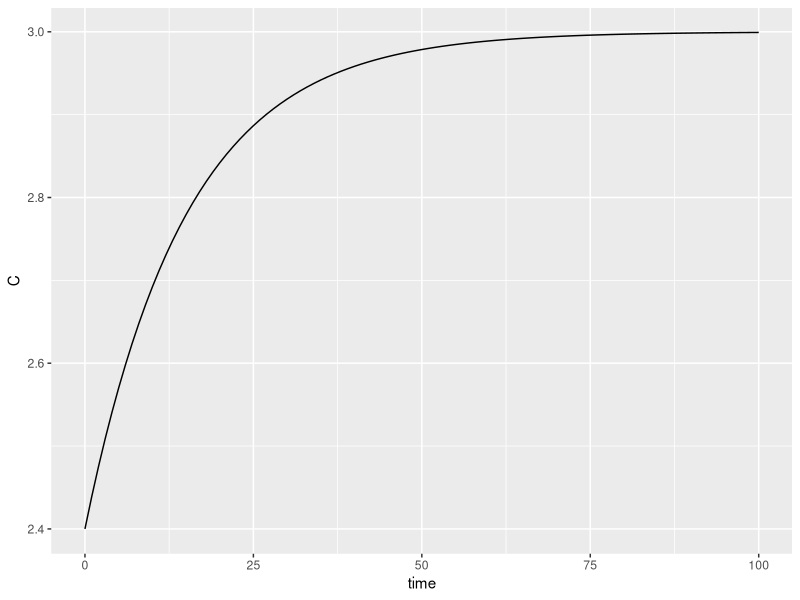
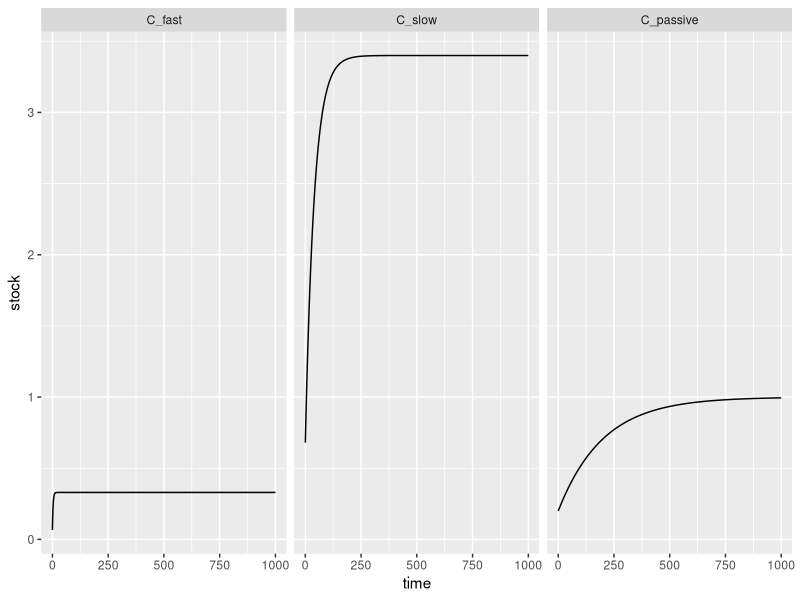
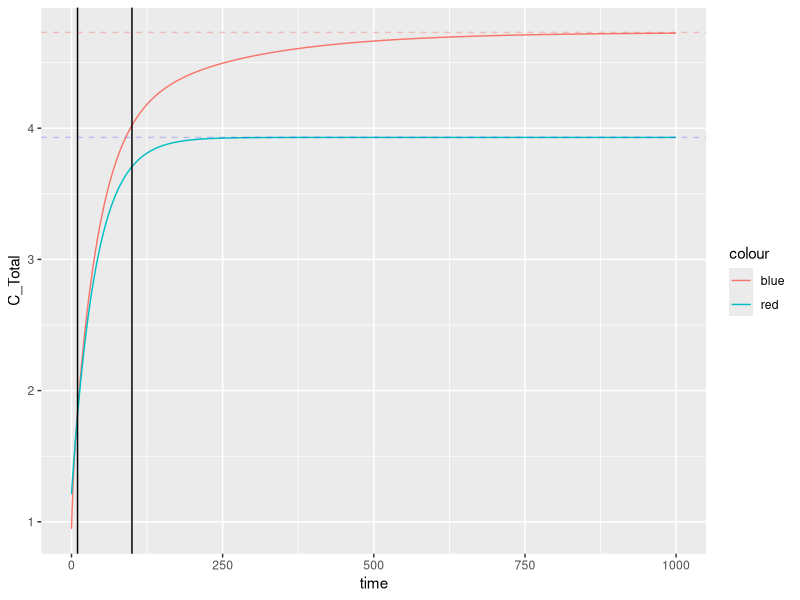
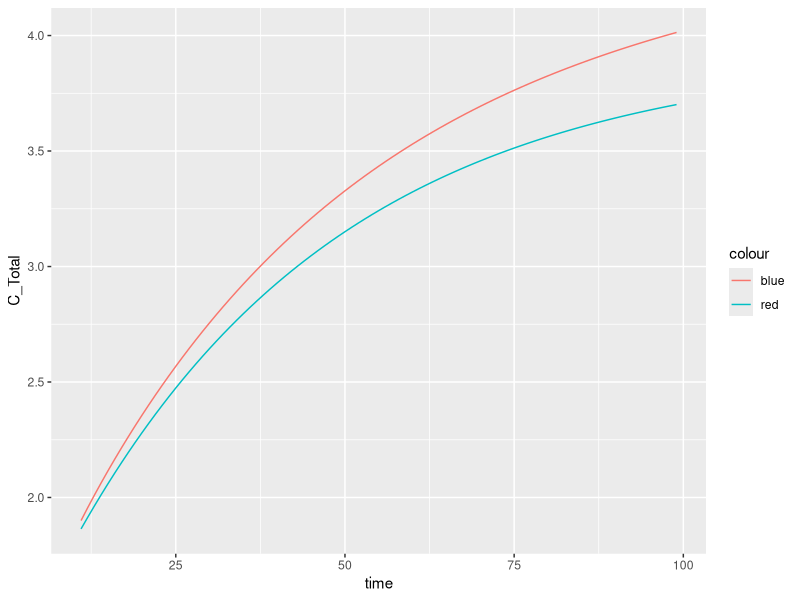
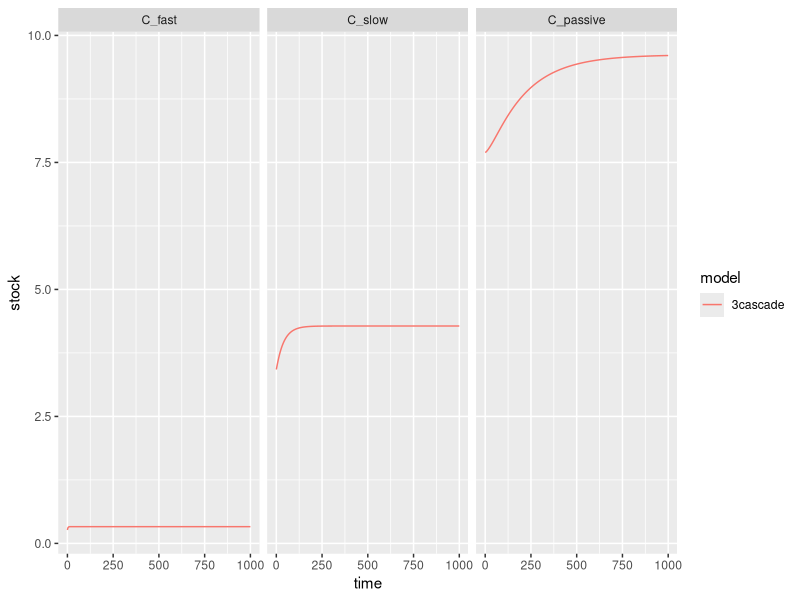
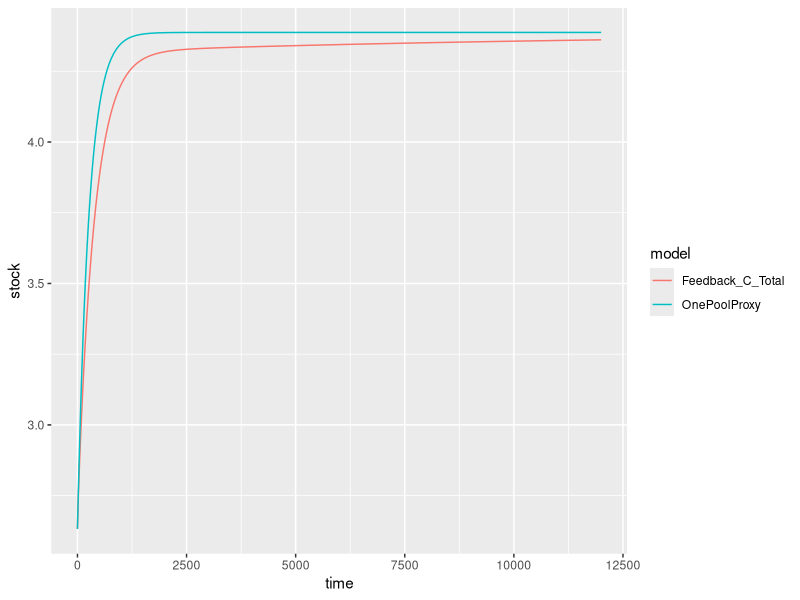
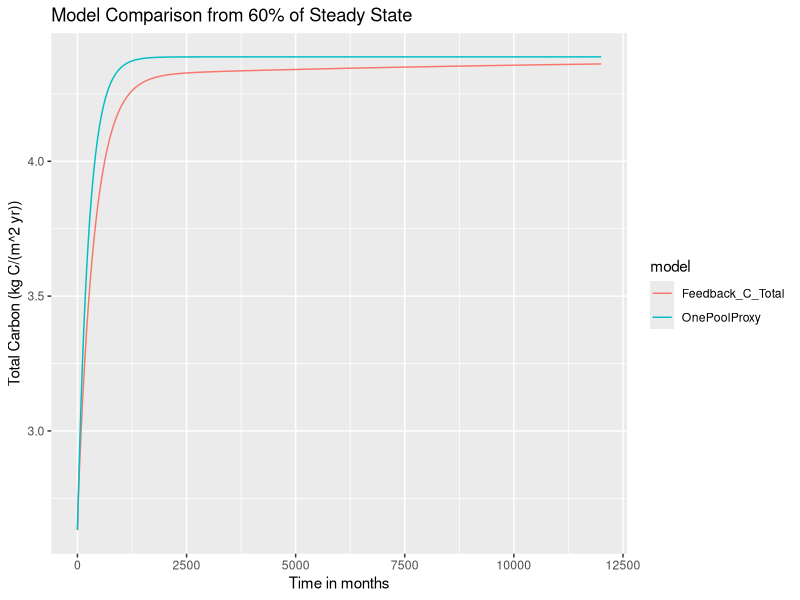
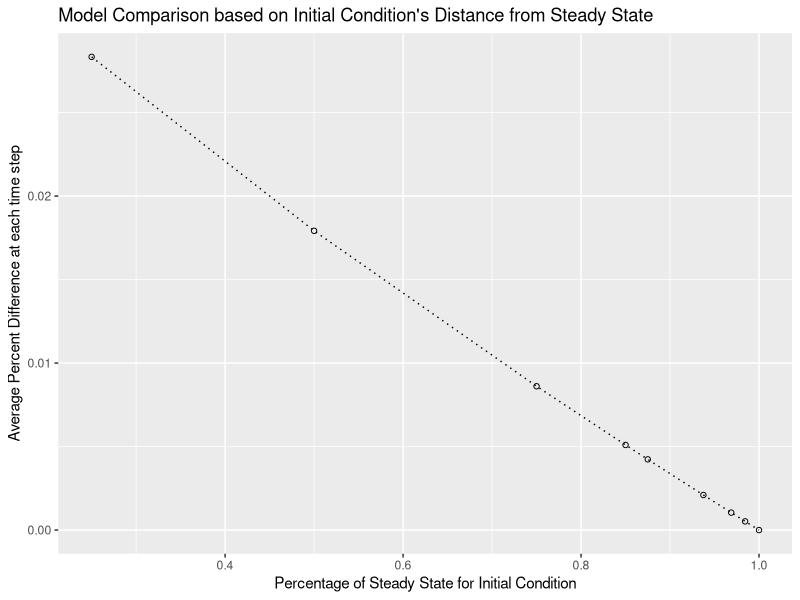

Write the R code that produced these figures, in order.
## ---- chunk 1
#useful functions in here

library(tidyverse) #data library
library(deSolve) #ODE solver
library(DiagrammeR) #flow charts

knitr::opts_chunk$set(echo = TRUE)
## ---- chunk 2
 #u; [0, 2.5] kg-carbon m-2 yr-1;
parameter.ls <- list(inputs = 0.2, 
                     #\tau; [10, 50] yr
                     turnoverTime = 15) 

#rate change function
dCdt_1pool <- function(t, y, parms){
  ans <- parms$inputs - y / parms$turnoverTime
  return(list(ans))
}

#steady state function
C_ss_1pool <- function(parms){
  ans <- parms$inputs * parms$turnoverTime
  return(c(C = ans))
}

# Numerically solving this is a little bit overkill since 
# ...the differential equation is solvable but for generalizations here is the numerical
# ...solution from the function lsoda in the deSolve package
sim_1pool <- lsoda(y = C_ss_1pool(parms = parameter.ls)*0.8,
                times = 0:100,
                func = dCdt_1pool,
                parms = parameter.ls) %>%
  as.data.frame() 

ggplot(sim_1pool) +
  geom_line(aes(x=time, y=C))
## ---- chunk 3
 #u; [0.1, 4] kg-carbon m-2 yr-1;
#parameters.ls <- list(inputs = 1, turnoverTime = 15)

parameter.ls <- c( parameter.ls, 
                   list( 
                     input_to_fast = 0.55,
                     input_to_slow = 0.425,
                     #fast turnover \tau; [0, 10] yr
                     turnoverTime_fast = 3,
                     #slow turnover \tau; [10, 100] yr
                     turnoverTime_slow = 40,
                     #passive turnover \tau: [100, Inf] yr
                     turnoverTime_passive = 200) )


C_ss_3independent <- function(parms){
  C_fast <- parms$inputs * 
    parms$input_to_fast * 
    parms$turnoverTime_fast
  
  C_slow <- parms$inputs * 
    parms$input_to_slow * 
    parms$turnoverTime_slow
  
  C_passive <- parms$inputs * 
    (1-parms$input_to_fast - parms$input_to_slow) * 
    parms$turnoverTime_passive
  
  return(c(C_fast = C_fast,
           C_slow = C_slow,
           C_passive = C_passive))
}

#C_ss_3independent(parms = parameter.ls)

dCdt_3independent <- function(t, y, parms){
  dC_fast <- parms$inputs *parms$input_to_fast -
    y[1]/parms$turnoverTime_fast
  
  dC_slow <- parms$inputs * parms$input_to_slow - 
    y[2]/parms$turnoverTime_slow
  
  dC_passive <- parms$inputs * 
    (1-parms$input_to_fast - parms$input_to_slow) - 
    y[3]/parms$turnoverTime_passive
  
  return(list(c(C_fast = dC_fast,
           C_slow = dC_slow,
           C_passive = dC_passive)))
}


#dCdt_3independent(t=0, y = c(1,3,5), parms = parameter.ls)


sim_3independent <- lsoda(y = C_ss_3independent(parms = parameter.ls)*0.2,
                times = 0:1000,
                func = dCdt_3independent,
                parms = parameter.ls) %>%
  as.data.frame() %>%
  pivot_longer(cols = C_fast:C_passive,
               names_to = 'pool',
               values_to = 'stock')%>%
  mutate(pool = factor(pool, levels = c('C_fast', 'C_slow', 'C_passive')),
         model = '3independent')

ggplot(sim_3independent) +
  geom_line(aes(x=time, y=stock)) +
  facet_wrap(~pool)
## ---- chunk 4
Ind_SS <- C_ss_3independent(parms=parameter.ls)

sim_Ind_OnePoolProxy <- sim_3independent %>%
  pivot_wider(names_from="pool", values_from="stock") %>%
  mutate(C_Total = C_fast + C_slow +C_passive) %>%
  mutate(One_pool_proxy = Ind_SS[1] + C_slow + Ind_SS[3]*0.2) %>%
  select(time, C_Total, One_pool_proxy) 

ggplot(sim_Ind_OnePoolProxy) +
  geom_line(aes(x=time, y=C_Total, colour="blue")) +
  geom_line(aes(x=time, y=One_pool_proxy, colour="red")) +
  geom_vline(xintercept = 10) +
  geom_vline(xintercept = 100) +
  geom_hline(yintercept = Ind_SS[1]+Ind_SS[2]+Ind_SS[3], color="red", alpha=0.2, linetype=2) +
  geom_hline(yintercept = Ind_SS[1]+Ind_SS[2]+Ind_SS[3]*0.2, color="blue", alpha=0.2, linetype=2) 

plot_sim_Ind_OnePoolProxy <- sim_Ind_OnePoolProxy %>%
  filter(time > 10) %>%
  filter(time < 100)

ggplot(plot_sim_Ind_OnePoolProxy) +
  geom_line(aes(x=time, y=C_Total, colour="blue")) +
  geom_line(aes(x=time, y=One_pool_proxy, colour="red")) 
## ---- chunk 5
## Independent pool parameters
parameter_independent <- c(parameter.ls, 
                  list(fast_to_slow = 0,
                     fast_to_passive = 0,
                     slow_to_passive = 0)) 

##3pool_cascade
parameter_cascade <- c(parameter.ls, 
                  list(fast_to_slow = 0.2,
                     fast_to_passive = 0.1,
                     slow_to_passive = 0.3)) 


C_ss_3cascade <- function(parms){
  C_fast <- parms$inputs * 
    parms$input_to_fast * 
    parms$turnoverTime_fast
  
  C_slow <- (parms$inputs * parms$input_to_slow +
               C_fast / parms$turnoverTime_fast * parms$fast_to_slow) *
    parms$turnoverTime_slow
  
  C_passive <- (parms$inputs * (1-parms$input_to_fast - parms$input_to_slow) +
      C_fast / parms$turnoverTime_fast * parms$fast_to_passive +
      C_slow / parms$turnoverTime_slow * parms$slow_to_passive )* 
    parms$turnoverTime_passive
  
  return(c(C_fast = C_fast,
           C_slow = C_slow,
           C_passive = C_passive))
}

if(all(C_ss_3independent(parms = parameter_cascade) == 
       C_ss_3cascade(parms = parameter_independent))){
  print('cross check with C_ss independent and cascade works')
}else{
  print('problem with C_ss cascade steady state check')
}

C_init <- C_ss_3cascade(parms = parameter_independent)

dCdt_3cascade <- function(t, y, parms){
  dC_fast <- (parms$inputs *parms$input_to_fast) -
    y[1]/parms$turnoverTime_fast
  
  dC_slow <- (parms$inputs * parms$input_to_slow +
                y[1] / parms$turnoverTime_fast * parms$fast_to_slow)- 
    y[2]/parms$turnoverTime_slow
  
  dC_passive <- (parms$inputs * (1-parms$input_to_fast - parms$input_to_slow) +
                   y[1] / parms$turnoverTime_fast * parms$fast_to_passive +
                   y[2] / parms$turnoverTime_slow * parms$slow_to_passive ) - 
    y[3]/parms$turnoverTime_passive
  
  return(list(c(C_fast = dC_fast,
           C_slow = dC_slow,
           C_passive = dC_passive)))
}

if(all(dCdt_3independent(t=0, y = C_init,parms = parameter.ls)[[1]] ==
       dCdt_3cascade(t=0, y = C_init,parms = parameter_independent)[[1]])){
  print('cross check with dCdt independent and cascade works')
}else{
  print('problem with dCdt cascade steady state check')
}

#dCdt_3cascade(t=0, y = C_init, parms = parameter.ls)


sim_3cascade <- lsoda(y = C_ss_3cascade(parms = parameter_cascade) *0.8,
                      times = 0:1000,
                      func = dCdt_3cascade,
                      parms = parameter_cascade) %>%
  as.data.frame() %>%
  pivot_longer(cols = C_fast:C_passive,
               names_to = 'pool',
               values_to = 'stock')%>%
  mutate(pool = factor(pool, levels = c('C_fast', 'C_slow', 'C_passive')),
         model = '3cascade')

ggplot(sim_3cascade) +
 geom_line(aes(x=time, y=stock, color = model)) +
  facet_wrap(~ pool)
## ---- chunk 6

#A "new" three-pool Independent model based on the prior Cascade model

dCdt_Cascade2Ind <- function(t, y, parms){
  
  decay_matrix <- diag(x= 1/c(parms$turnoverTime_fast,
                             parms$turnoverTime_slow,
                             parms$turnoverTime_passive))
  transfer_matrix <- matrix(c(1,  0, 0,
                              -parms$fast_to_slow, 1, 0,
                              -parms$fast_to_passive, -parms$slow_to_passive,  1),
                            nrow = 3,
                            byrow=TRUE)
  
     ##P^(-1) in proof
  Redistribution_matrix <- solve(eigen(decay_matrix %*% transfer_matrix)$vectors)   ##P^(-1) in proof
  
      ##Calculates new pool initial values
  new_pools <- as.list(Redistribution_matrix %*% y )                                ##Calculates new pool initial values
  names(new_pools)<-c("C_new_fast", "C_new_slow", "C_new_passive")
  
     ##Calculates new input fraction
  new_inputs <- Redistribution_matrix %*% c(parms$input_to_fast, parms$input_to_slow, 1-parms$input_to_fast-parms$input_to_slow) 
  names(new_inputs)<-c("new_input_to_fast", "new_input_to_slow", "new_input_to_passive")    
  
  
  new_decay_matrix <- diag(eigen(decay_matrix %*% transfer_matrix)$values)
  
  return(c(new_pools$C_new_fast, new_pools$C_new_slow, new_pools$C_new_passive))
  
}

dCdt_Cascade2Ind(y = C_ss_3cascade(parms = parameter_cascade)*0.8, parms=parameter_cascade)
  
  
  
#   dC_new_fast <- #(parms$inputs *parms$input_to_fast) -
#     #y[1]/parms$turnoverTime_fast
#   
#   dC_new_slow <- #(parms$inputs * parms$input_to_slow +
#                # y[1] / parms$turnoverTime_fast * parms$fast_to_slow)- 
#    # y[2]/parms$turnoverTime_slow
#   
#   dC_new_passive <- #(parms$inputs * (1-parms$input_to_fast - parms$input_to_slow) +
#                    #y[1] / parms$turnoverTime_fast * parms$fast_to_passive +
#                    #y[2] / parms$turnoverTime_slow * parms$slow_to_passive ) - 
#     #y[3]/parms$turnoverTime_passive
#   
#   return(list(c(C_fast = dC_new_fast,
#            C_slow = dC_new_slow,
#            C_passive = dC_new_passive)))
# }
## ---- chunk 7
# decay_matrix <- diag(c(1/parameter.ls$turnoverTime_fast, 1/parameter.ls$turnoverTime_slow, 1/parameter.ls$turnoverTime_passive))
# 
# allocation_matrix <- matrix(c(1, 0, 0,
#                               -parameter.ls$fast_to_slow, 1, 0, 
#                               -parameter.ls$fast_to_passive, -parameter.ls$slow_to_passive, 1), 
#                       ncol = 3, byrow=TRUE)
# 
# comp_matrix <- decay_matrix %*% allocation_matrix
# 
# adjustment_matrix <- eigen(comp_matrix)$vectors
# 
# new_decay_rates <- diag(eigen(comp_matrix)$values)
# 
# #comp_matrix == adjustment_matrix %*% new_decay_rates %*% solve(adjustment_matrix)
# 
# 
# ##from above
# 
# 
# dCdt_3cascade <- function(t, y, parms){
#   
#   decay_allo_matrix <- matrix(data= c( parms$))
#   
#   
#   dC_fast <- (parms$inputs *parms$input_to_fast) -
#     y[1]/parms$turnoverTime_fast
#   
#   dC_slow <- (parms$inputs * parms$input_to_slow +
#                 y[1] / parms$turnoverTime_fast * parms$fast_to_slow)- 
#     y[2]/parms$turnoverTime_slow
#   
#   dC_passive <- (parms$inputs * (1-parms$input_to_fast - parms$input_to_slow) +
#                    y[1] / parms$turnoverTime_fast * parms$fast_to_passive +
#                    y[2] / parms$turnoverTime_slow * parms$slow_to_passive ) - 
#     y[3]/parms$turnoverTime_passive
#   
#   return(list(c(C_fast = dC_fast,
#            C_slow = dC_slow,
#            C_passive = dC_passive)))
# }
# 
# 
# 
# 
# # sim_3cascadereduction <- #*need to code this up*
# # 
# # sim_Cas_OnePoolProxy <- sim_3cascade_reduction%>%
# #   pivot_wider(names_from="pool", values_from="stock") %>%
# #   mutate(C_Total = C_fast + C_slow +C_passive) %>%
# #   mutate(One_pool_proxy = Ind_SS[1] + C_slow + Ind_SS[3]*0.8) %>%
# #   select(time, C_Total, One_pool_proxy) #%>%
# # #  filter(time > 9) %>%
# # #  filter(time <100)
# 

## ---- chunk 8

##3pool_feedback

#for generation of the intial states:
parameter_independent <- c(parameter_independent,
                  list(passive_to_fast = 0,
                       passive_to_slow = 0,
                       slow_to_fast = 0
                       ))

#Notes on the input fraction calculations (gleaned from Parton's CENTURY model)
  #Parton uses MONTHLY time steps
  #Century breaks up plant residue into metabolic C and Structural C based on the Lignin to Nitrogen ratio.
    #We will be using a 7/1 Lignin to Nitrogen ratio, thus 12.5% of plant litter is in the form of metabolic C and 87.5% is a structural C.
    #Century then sends 45% of metabolic C to the fast pool (the rest decays before entering the soil pool). - including this fraction breaks mass balance so it is omitted
 #Century then sends a portion of structural C to the fast and slow pools based on the lignin fraction A.
    ### !!!! because I have no idea what the lignin fraction even is, I'm using the placeholder value of 50%.
    # 70% of A* Structural C goes to the Slow pool (rest decays before reaching soil) - including this fraction breaks mass balance so it is omitted
    # 45% (?) of (1-A)*Structural C goes to fast (rest decays before reaching soil) - including this fraction breaks mass balance so it is omitted

century_parameter.ls <- list(inputs = 0.2/12, #monthly; divided evenly between the months
                            input_to_fast = ((.125)+(.875*.5)),  
                            input_to_slow = .875*.5,  
                                                   #note: Century includes no direct inputs to the passive pool.
                     #fast turnover according to Century \tau; [2, 4] yr
                     turnoverTime_fast = 18,    #1.5y  
                     #slow turnover according to Century \tau; [20, 50] yr
                     turnoverTime_slow = 300,       #25y
                     #passive turnover according to Century \tau: [800, 1200] yr
                     turnoverTime_passive = 12000,  #1000y
                     
                       fast_to_slow = 0.486,       # This is determined in CENTURY based on a soil vs. silt & clay fraction
                                                        # if soil to silt+clay fraction is zero, then = .15-.004, if fraction is 1, then =.83-.004
                                                        #currently using the average between the two: .486
                       fast_to_passive = 0.004,    #
                       slow_to_fast = 0.42,        #
                       slow_to_passive = 0.03,     #
                       passive_to_fast = 0.45,     #
                       passive_to_slow = 0         # CENTURY does not include this flow
                       )



C_ss_3feedback <- function(parms){
  allocation_vector <- matrix(c(parms$input_to_fast, 
                                parms$input_to_slow, 
                                1 - parms$input_to_fast - parms$input_to_slow),
                              nrow = 3)
  decay_matrix <- diag(x= 1/c(parms$turnoverTime_fast,
                             parms$turnoverTime_slow,
                             parms$turnoverTime_passive))
  transfer_matrix <- matrix(c(1,  -parms$slow_to_fast, -parms$passive_to_fast,
                              -parms$fast_to_slow, 1, -parms$passive_to_slow,
                              -parms$fast_to_passive, -parms$slow_to_passive,  1),
                            nrow = 3,
                            byrow=TRUE)
  #0 = inputs * allocation - decay_matrix %*% transfer_matrix %*% y
  #decay_matrix %*% transfer_matrix %*% y = inputs * allocation
  
  ans <- solve(decay_matrix  %*% transfer_matrix ,parms$inputs * allocation_vector)
  
  return(c(C_fast = ans[1],
           C_slow = ans[2],
           C_passive = ans[3]))
}


dCdt_3feedback <- function(t, y, parms){
  pools <- matrix(y, nrow=3)
 allocation_matrix <- matrix(c(parms$input_to_fast, 
                                parms$input_to_slow, 
                                1 - parms$input_to_fast - parms$input_to_slow),
                              nrow = 3)
  decay_matrix <- diag(x= 1/c(parms$turnoverTime_fast,
                             parms$turnoverTime_slow,
                             parms$turnoverTime_passive))
  transfer_matrix <- matrix(c(1,  -parms$slow_to_fast, -parms$passive_to_fast,
                              -parms$fast_to_slow, 1, -parms$passive_to_slow,
                              -parms$fast_to_passive, -parms$slow_to_passive,  1),
                            nrow = 3,
                            byrow=TRUE)
  #dcdt = inputs * allocation + transfer_matrix %*% decay_matrix %*% y
  #decay_matrix %*% transfer_matrix %*% y = - inputs * allocation
  
  ans <- parms$inputs * allocation_matrix - decay_matrix %*% transfer_matrix %*% y
  
  return(list(c(C_fast = ans[1],
           C_slow = ans[2],
           C_passive = ans[3])))
}


sim_3feedback <- lsoda(y = C_ss_3feedback(parms = century_parameter.ls)*0.6,
                      times = 0:(12*1000),
                      func = dCdt_3feedback,
                      parms = century_parameter.ls) %>%
  as.data.frame() %>%
  pivot_longer(cols = C_fast:C_passive,
               names_to = 'pool',
               values_to = 'stock')%>%
  mutate(pool = factor(pool, levels = c('C_fast', 'C_slow', 'C_passive')),
         model = '3feedback')

# #Full Feedback graph by pools:
# ggplot(sim_3feedback #%>%
#          #bind_rows(sim_3cascade, sim_3independent)
#        ) +
#   geom_line(aes(x=time, y=stock, color = model)) +
#   facet_wrap(~ pool)

## ---- chunk 9
##One Pool Proxy Method:

#Proxy Decay Rate Calculation
Proxy_decayrate <- function(parms){
  decay_matrix <- diag(x= 1/c(parms$turnoverTime_fast,
                             parms$turnoverTime_slow,
                             parms$turnoverTime_passive))
  
  transfer_matrix <- matrix(c(1,  -parms$slow_to_fast, -parms$passive_to_fast,
                              -parms$fast_to_slow, 1, -parms$passive_to_slow,
                              -parms$fast_to_passive, -parms$slow_to_passive,  1),
                            nrow = 3,
                            byrow=TRUE)
  
   allocation_vector <- matrix(c(parms$input_to_fast, 
                                parms$input_to_slow, 
                                1 - parms$input_to_fast - parms$input_to_slow),
                              nrow = 3)
  
  ans <- sum(solve(decay_matrix %*% transfer_matrix) %*% allocation_vector)
  return(ans)
}  


##Adds the proxy rate to the main parameter list
century_parameter.ls$proxy_decay_rate <- Proxy_decayrate(parms=century_parameter.ls)
  


#One-Pool rate of change function
dCdt_FeedbackProxy <- function(t, y, parms){
  ans <- parms$inputs - y / parms$proxy_decay_rate
  return(list(ans))
}


#Initial Value for the One Pool Proxy, simulation, with name for lsoda output
C_init <- sum(C_ss_3feedback(parms = century_parameter.ls)) %>% setNames("C")

#Simulation with the one-pool model
sim_Feedback_OnePool <- lsoda(y = C_init*0.6,
                times = 0:(12*1000),
                func = dCdt_FeedbackProxy,
                parms = century_parameter.ls) %>%
  as.data.frame()


#Calculating total C in the Feedback run
sim_3feedback <- sim_3feedback %>%
  pivot_wider(names_from="pool", values_from="stock") %>%
  mutate(Feedback_C_Total = C_fast + C_slow +C_passive) 

#Add the one-pool proxy column
sim_3feedback$OnePoolProxy <- sim_Feedback_OnePool$C


#Formatting the data for nice graphing:
sim_3feedback <- sim_3feedback %>% 
                    select(time, Feedback_C_Total, OnePoolProxy) %>%
                    pivot_longer(cols = c("Feedback_C_Total", "OnePoolProxy"),
                                 names_to = "model",
                                 values_to = "stock")


#Plot comparing the two
ggplot(sim_3feedback) +
  geom_line(aes(x=time, y=stock, color=model))


## ---- chunk 10

#Creates a simulation using the full feedback model starting at 60% SS
sim_3feedback <- lsoda(y = C_ss_3feedback(parms = century_parameter.ls)*0.6,
                      times = 0:(12*1000),
                      func = dCdt_3feedback,
                      parms = century_parameter.ls) %>%
  as.data.frame() %>%
  pivot_longer(cols = C_fast:C_passive,
               names_to = 'pool',
               values_to = 'stock')%>%
  mutate(pool = factor(pool, levels = c('C_fast', 'C_slow', 'C_passive')),
         model = '3feedback')

#Calculating total C in the Feedback run
sim_3feedback <- sim_3feedback %>%
  pivot_wider(names_from="pool", values_from="stock") %>%
  mutate(Feedback_C_Total = C_fast + C_slow +C_passive)

#Simulation with the one-pool model starting at 60% SS
sim_Feedback_OnePool <- lsoda(y = C_init*0.6,
                times = 0:(12*1000),
                func = dCdt_FeedbackProxy,
                parms = century_parameter.ls) %>%
  as.data.frame()

#Add the one-pool proxy column
sim_3feedback$OnePoolProxy <- sim_Feedback_OnePool$C


#Formatting the data for nice graphing:
sim_3feedback <- sim_3feedback %>% 
                    select(time, Feedback_C_Total, OnePoolProxy) %>%
                    pivot_longer(cols = c("Feedback_C_Total", "OnePoolProxy"),
                                 names_to = "model",
                                 values_to = "stock")


#Plot comparing the two
ggplot(sim_3feedback) +
  geom_line(aes(x=time, y=stock, color=model)) +
  labs(title="Model Comparison from 60% of Steady State", x="Time in months", y="Total Carbon (kg C/(m^2 yr))")
## ---- chunk 11

Initial_Value_Comparison <- function(partial){
  
  sim_IV <- lsoda(y = C_ss_3feedback(parms = century_parameter.ls)*partial,
                      times = 0:(12*1000),
                      func = dCdt_3feedback,
                      parms = century_parameter.ls) %>%
  as.data.frame() %>%
  mutate(Feedback_C_Total = C_fast + C_slow +C_passive) %>%
  select(time, Feedback_C_Total) 
  

#Simulation with the one-pool model
sim_OP_temp <- lsoda(y = C_init*partial,
                times = 0:(12*1000),
                func = dCdt_FeedbackProxy,
                parms = century_parameter.ls) %>%
  as.data.frame()


#Add the one-pool proxy column
sim_IV$One_Pool_Proxy <- sim_OP_temp$C


Ave_Percent_Diff <- (1/12001)*sum((sim_IV$One_Pool_Proxy-sim_IV$Feedback_C_Total)/sim_IV$Feedback_C_Total)

# ##Attempt at an R squared calculation
# total_error <- sum( ((sum(sim_IV$One_Pool_Proxy)/1001)-sim_IV$Feedback_C_Total)^2)
# residual_error <- sum((sim_IV$One_Pool_Proxy-sim_IV$Feedback_C_Total)^2)
# 
# R_Value <- 1- (residual_error/total_error)

return(Ave_Percent_Diff)
}


Comparisons <- data.frame( Initial_Value_percentage_of_Steady_State= c(0.25,0.5,0.75,0.85,0.875, 0.9375, 0.96875, 0.984373,1),
                            Ave_Percent_Diff = c(Initial_Value_Comparison(partial=0.25),
                                          Initial_Value_Comparison(partial=0.5),
                                          Initial_Value_Comparison(partial=0.75),
                                          Initial_Value_Comparison(partial=0.85),
                                          Initial_Value_Comparison(partial=0.875),
                                          Initial_Value_Comparison(partial=0.9375),
                                          Initial_Value_Comparison(partial=0.96875),
                                          Initial_Value_Comparison(partial=0.984373),
                                          Initial_Value_Comparison(partial=1)
                            )
)

ggplot(Comparisons) + 
    geom_path(aes(x=Initial_Value_percentage_of_Steady_State, y=Ave_Percent_Diff), linetype=3) +   
    geom_point(aes(x=Initial_Value_percentage_of_Steady_State, y=Ave_Percent_Diff), shape=1) +
    labs(title="Model Comparison based on Initial Condition's Distance from Steady State", x="Percentage of Steady State for Initial Condition", y="Average Percent Difference at each time step")






## ---- chunk 12
#paramter list with no inputs
no_input_century_parameter.ls <- century_parameter.ls %>% list_assign(inputs=0)

#Creates a simulation using the full feedback model starting at SS, turn off inputs at time 240 (twenty years, monthly time steps)
No_inputs_feedback_sim <- rbind(lsoda(y = C_ss_3feedback(parms = century_parameter.ls),
                                      times = 0:240,
                                      func = dCdt_3feedback,
                                      parms = century_parameter.ls) %>%
                                  as.data.frame(),
                              lsoda(y = C_ss_3feedback(parms = century_parameter.ls),
                                      times = 0:9760,
                                      func = dCdt_3feedback,
                                      parms = no_input_century_parameter.ls) %>%
                                  as.data.frame() %>%
                                  mutate(time=time+240)
                                ) %>%
                          mutate(Feedback_C_Total = C_fast + C_slow +C_passive) %>%
                          mutate(C_ps = C_passive + C_slow) %>%
                          as.data.frame
                


#Simulation with the one-pool model starting at SS, turn off inputs at time 240 (twenty years, monthly time steps)
No_inputs_one_pool_proxy_sim <- rbind(lsoda(y = sum(C_ss_3feedback(parms = century_parameter.ls)),
                                            times = 0:240,
                                            func = dCdt_FeedbackProxy,
                                            parms = century_parameter.ls) %>%
                                       as.data.frame() %>%
                                       set_names(c("time", "One_Pool_Proxy")),
                                      
                                    lsoda(y = sum(C_ss_3feedback(parms = century_parameter.ls)),
                                            times = 0:9760,
                                            func = dCdt_FeedbackProxy,
                                            parms = no_input_century_parameter.ls) %>%
                                      as.data.frame() %>%
                                      set_names(c("time", "One_Pool_Proxy")) %>%
                                      mutate(time=time+240)
                                )
#Makes a dataframe to compare the two simulations total carbon
no_input_model_comparison <- as.data.frame(cbind(No_inputs_feedback_sim$time, No_inputs_feedback_sim$Feedback_C_Total, No_inputs_one_pool_proxy_sim$One_Pool_Proxy)) %>% 
    set_names(c("time", "Feedback_C_Total", "One_Pool_Proxy")) %>%
    pivot_longer(cols = c("Feedback_C_Total", "One_Pool_Proxy"),
                                 names_to = "model",
                                 values_to = "stock")



ggplot(no_input_model_comparison)  +
  # geom_area(data=No_inputs_feedback_sim, aes(x=time, y=C_passive), alpha=0.1, fill="firebrick")+
  # geom_area(data=No_inputs_feedback_sim, aes(x=time, y=C_ps), alpha=0.1, fill="firebrick")+
  # geom_area(data=No_inputs_feedback_sim, aes(x=time, y=Feedback_C_Total), alpha=0.1, fill="firebrick")+
  geom_line(aes(x=time, y=stock, color=model)) +
  geom_vline(xintercept=240, alpha=0.5, linetype="dashed") +
  labs(title="Inputs cut off after 20 years", y="Total Carbon (kg C/(m^2 yr))", x="Time (in months)" )



## ---- chunk 13
#Function for simulation with the 3feedback model, adjusting the inputs for seasonal change
dCdt_seasonal_3feedback <- function(t, y, parms){
  pools <- matrix(y, nrow=3)
  allocation_matrix <- matrix(c(parms$input_to_fast, 
                                parms$input_to_slow, 
                                1 - parms$input_to_fast - parms$input_to_slow),
                              nrow = 3)
  decay_matrix <- diag(x= 1/c(parms$turnoverTime_fast,
                             parms$turnoverTime_slow,
                             parms$turnoverTime_passive))
  transfer_matrix <- matrix(c(1,  -parms$slow_to_fast, -parms$passive_to_fast,
                              -parms$fast_to_slow, 1, -parms$passive_to_slow,
                              -parms$fast_to_passive, -parms$slow_to_passive,  1),
                            nrow = 3,
                            byrow=TRUE)
  #dcdt = inputs * allocation + transfer_matrix %*% decay_matrix %*% y
  #decay_matrix %*% transfer_matrix %*% y = - inputs * allocation
  
  flux_input <- (5/300)*sin((pi/6)*t+(3*pi/2))+(5/300)
  
  ans <- flux_input * allocation_matrix - decay_matrix %*% transfer_matrix %*% y
  
  return(list(c(C_fast = ans[1],
           C_slow = ans[2],
           C_passive = ans[3])))
}


#Demonstration simulation that the method works to create seasonal change, over 5 years
seasonal_sim_3feedback <- lsoda(y = C_ss_3feedback(parms = century_parameter.ls),
                                      times = 0:60,
                                      func = dCdt_seasonal_3feedback,
                                      parms = century_parameter.ls) %>%
                                  as.data.frame() %>% 
                                  mutate(Feedback_C_total = C_fast+C_slow+C_passive)

                                  

ggplot(pivot_longer(data=seasonal_sim_3feedback, cols = C_fast:C_passive, names_to = "pool", values_to = "stock")) +
  geom_line(aes(x=time, y=stock, color=pool)) +
  geom_line(aes(x=time, y=Feedback_C_total))


#One-Pool rate change function, with seasonal rate of change
  ##The calucation of the Proxy decay rate relies on a steady state solution, which technically does not exist when inputs change - we then assume that the average over the year is constant, and that the steady state solution suffices.


dCdt_seasonal_FeedbackProxy <- function(t, y, parms){
  flux_input <- (5/300)*sin((pi/6)*t+(3*pi/2))+(5/300)
  ans <- flux_input - y / parms$proxy_decay_rate
  return(list(ans))
}


#Demonstration simulation that the method works to create seasonal change, over 5 years
seasonal_sim_FeedbackProxy <- lsoda(y = C_init,
                                      times = 0:60,
                                      func = dCdt_seasonal_FeedbackProxy,
                                      parms = century_parameter.ls) %>%
                                  as.data.frame() %>%
                                  rename(One_Pool_Proxy = C)

ggplot(seasonal_sim_FeedbackProxy) +
  geom_line(aes(x=time, y=One_Pool_Proxy))

                                
#Makes a dataframe to compare the two simulations total carbon
seasonal_inputs_model_comparison <- as.data.frame(cbind(seasonal_sim_3feedback$time, seasonal_sim_3feedback$Feedback_C_total, seasonal_sim_FeedbackProxy$One_Pool_Proxy)) %>% 
    set_names(c("time", "Feedback_C_Total", "One_Pool_Proxy")) %>%
    pivot_longer(cols = c("Feedback_C_Total", "One_Pool_Proxy"),
                                 names_to = "model",
                                 values_to = "stock")



ggplot(seasonal_inputs_model_comparison)  +
  geom_line(aes(x=time, y=stock, color=model)) +
  labs(title="Seasonal Variation over 5 Years", y="Total Carbon (kg C/(m^2))", x="Time (in months)" )



## ---- chunk 14

#How different are they?
seasonal_Ave_Percent_Diff <- (1/61)*sum((seasonal_sim_FeedbackProxy$One_Pool_Proxy-seasonal_sim_3feedback$Feedback_C_Total)/seasonal_sim_3feedback$Feedback_C_Total)

print(seasonal_Ave_Percent_Diff)
print("That's 5 thousandths of a percent average difference, or, the One Pool Proxy decay rate undershoots the amount of carbon .005% of the Full Feedback model on average.")
